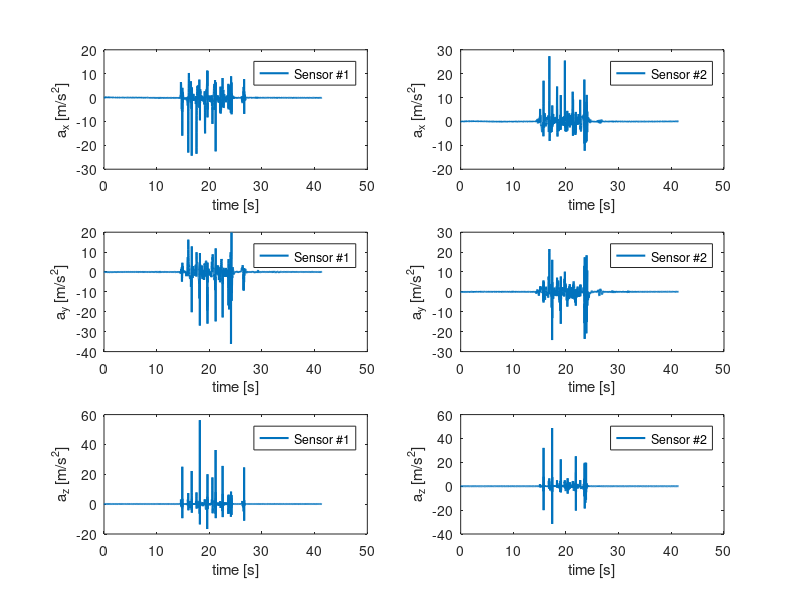
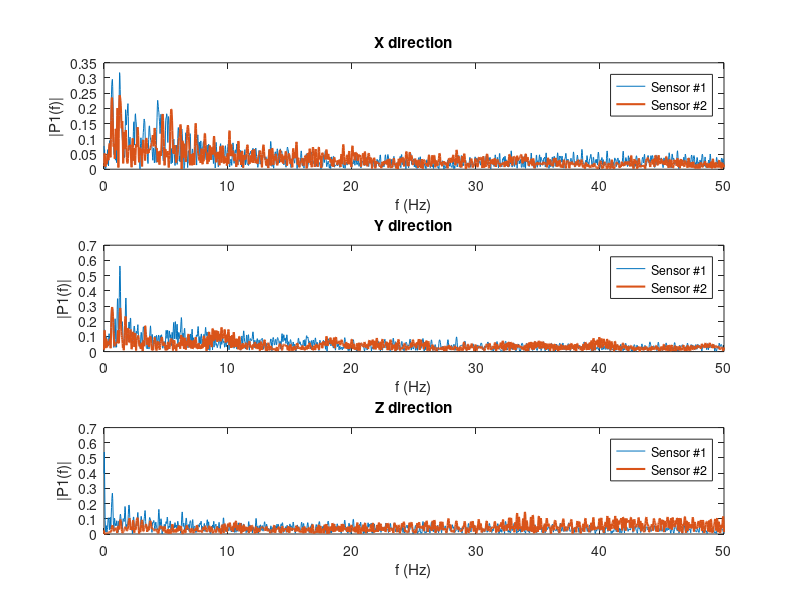
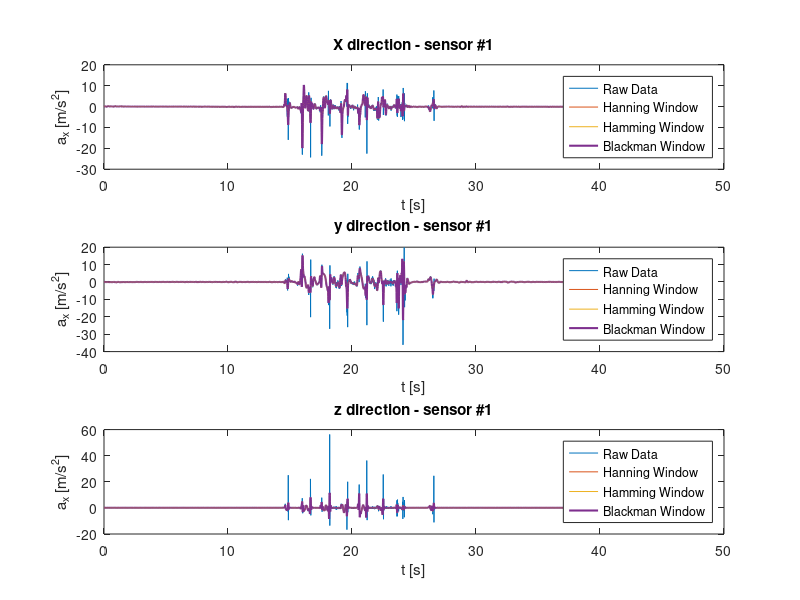
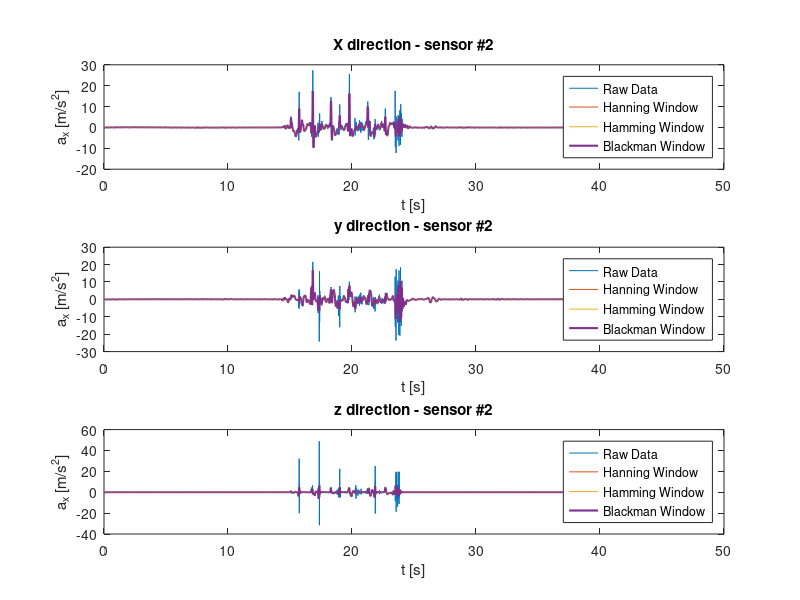

Source code (MATLAB) for these figures, in order:
clc
clear all
close all

%% Import Data
s1 = importdata('S1.mat');
s2 = importdata('S2.mat');

%% Data classification

ctr = input('Acceleration  type (1= Acceleration, 2 = Free acceleration) =      ');

    if ctr ==1 
        n1 = 3; n2 = 4; n3 = 5;
    else
        n1 = 6; n2 = 7; n3 = 8;
    end
A_x_s1 = s1(:,n1);
A_y_s1 = s1(:,n2);
A_z_s1 = s1(:,n3);
%%%%%%%%%%%%%%%%%%%%%%%%%%%%%
A_x_s2 = s2(:,n1);
A_y_s2 = s2(:,n2);
A_z_s2 = s2(:,n3);

%% Finding Time
Fs = 100;            % Sampling frequency                    
T = 1/Fs;             % Sampling period       
L = size(A_z_s1,1);             % Length of signal
t = (0:L-1)*T;        % Time vector
f = Fs*(0:(L/2))/L;

%% plot - time domain
h1= figure(1),set(gcf, 'Position', [0, 100, 1000, 550]);
subplot(3,2,1),plot(t,A_x_s1,'LineWidth', 1.5),legend('Sensor #1'),handlex9 = xlabel('time [s]');, handley9 = ylabel('a_x [m/s^2]');
subplot(3,2,2),plot(t,A_x_s2,'LineWidth', 1.5),legend('Sensor #2'),handlex9 = xlabel('time [s]');, handley9 = ylabel('a_x [m/s^2]');
subplot(3,2,3),plot(t,A_y_s1,'LineWidth', 1.5),legend('Sensor #1'),handlex9 = xlabel('time [s]');, handley9 = ylabel('a_y [m/s^2]');
subplot(3,2,4),plot(t,A_y_s2,'LineWidth', 1.5),legend('Sensor #2'),handlex9 = xlabel('time [s]');, handley9 = ylabel('a_y [m/s^2]');
subplot(3,2,5),plot(t,A_z_s1,'LineWidth', 1.5),legend('Sensor #1'),handlex9 = xlabel('time [s]');, handley9 = ylabel('a_z [m/s^2]');
subplot(3,2,6),plot(t,A_z_s2,'LineWidth', 1.5),legend('Sensor #2'),handlex9 = xlabel('time [s]');, handley9 = ylabel('a_z [m/s^2]');

%% Freq Domain
A_x_s1f = fft(A_x_s1);
P2A_x_s1f = abs(A_x_s1f/L);
P1A_x_s1f = P2A_x_s1f(1:L/2+1);
P1A_x_s1f(2:end-1) = 2*P1A_x_s1f(2:end-1);
%%%%%%%%%%%%%%%%%%%%%%%%%%%%%%%%%%%%%%%%%%%%%%%%%%%%%%%%%%
A_y_s1f = fft(A_y_s1);
P2A_y_s1f = abs(A_y_s1f/L);
P1A_y_s1f = P2A_y_s1f(1:L/2+1);
P1A_y_s1f(2:end-1) = 2*P1A_y_s1f(2:end-1);
%%%%%%%%%%%%%%%%%%%%%%%%%%%%%%%%%%%%%%%%%%%%%%%%%%%%%%%%%%
A_z_s1f = fft(abs(A_z_s1));
P2A_z_s1f = abs(A_z_s1f/L);
P1A_z_s1f = P2A_z_s1f(1:L/2+1);
P1A_z_s1f(2:end-1) = 2*P1A_z_s1f(2:end-1);
%%%%%%%%%%%%%%%%%%%%%%%%%%%%%%%%%%%%%%%%%%%%%%%%%%%%%%%%%%
A_x_s2f = fft(A_x_s2);
P2A_x_s2f = abs(A_x_s2f/L);
P1A_x_s2f = P2A_x_s2f(1:L/2+1);
P1A_x_s2f(2:end-1) = 2*P1A_x_s2f(2:end-1);
%%%%%%%%%%%%%%%%%%%%%%%%%%%%%%%%%%%%%%%%%%%%%%%%%%%%%%%%%%
A_y_s2f = fft(A_y_s2);
P2A_y_s2f = abs(A_y_s2f/L);
P1A_y_s2f = P2A_y_s2f(1:L/2+1);
P1A_y_s2f(2:end-1) = 2*P1A_y_s2f(2:end-1);
%%%%%%%%%%%%%%%%%%%%%%%%%%%%%%%%%%%%%%%%%%%%%%%%%%%%%%%%%%
A_z_s2f = fft(A_z_s2);
P2A_z_s2f = abs(A_z_s2f/L);
P1A_z_s2f = P2A_z_s2f(1:L/2+1);
P1A_z_s2f(2:end-1) = 2*P1A_z_s2f(2:end-1);
%%%%%%%%%%%%%%%%%%%%%%%%%%%%%%%%%%%%%%%%%%%%%%%%%%%%%%%%%%
h1= figure(2);
set(gcf, 'Position', [0, 100, 1000, 550]);
subplot(3,1,1),plot(f,P1A_x_s1f,f,P1A_x_s2f,'LineWidth', 1.5),title('X direction'),legend('Sensor #1', 'Sensor #2'),handlex9 = xlabel('f (Hz)');, handley9 = ylabel('|P1(f)|');
subplot(3,1,2),plot(f,P1A_y_s1f,f,P1A_y_s2f,'LineWidth', 1.5),title('Y direction'),legend('Sensor #1', 'Sensor #2'),handlex9 = xlabel('f (Hz)');, handley9 = ylabel('|P1(f)|');
subplot(3,1,3),plot(f,P1A_z_s1f,f,P1A_z_s2f,'LineWidth', 1.5),title('Z direction'),legend('Sensor #1', 'Sensor #2'),handlex9 = xlabel('f (Hz)');, handley9 = ylabel('|P1(f)|');


%% Filter Design
fs = 100;

%%%%% FIR %%%%
PB = 10; % Pass Band Edge (Hz)
SB = 20; % Stop Band Edge (Hz)

TW = (SB-PB);
f1 = PB+(TW/2);
omega = 2*pi*(f1/fs);


%%%%%%%% Hanning Window %%%%%%%%

Nhann = 3.32*(fs/TW); % Hanning Window
Nhann = round(Nhann);

if rem(Nhann,2)==0
 Nhann = Nhann+1;
end

n_hann = [-(Nhann-1)/2:(Nhann-1)/2];
h_hann1 = (omega/pi).*sinc((omega/pi)*n_hann);

w_hann = hann(Nhann)';
h_hann = h_hann1.*w_hann;

b_hann = h_hann;
a_hann = 1;



A_x_s1_hnw = filtfilt(b_hann,a_hann,A_x_s1);
A_y_s1_hnw = filtfilt(b_hann,a_hann,A_y_s1);
A_z_s1_hnw = filtfilt(b_hann,a_hann,A_z_s1);

A_x_s2_hnw = filtfilt(b_hann,a_hann,A_x_s2);
A_y_s2_hnw = filtfilt(b_hann,a_hann,A_y_s2);
A_z_s2_hnw = filtfilt(b_hann,a_hann,A_z_s2);




%%%%%%%% Hamming Window %%%%%%%%
Nhamm = 3.44*(fs/TW); % Hamming Window
Nhamm = round(Nhamm);

if rem(Nhamm,2)==0
 Nhamm = Nhamm+1;
end

n_hamm = [-(Nhamm-1)/2:(Nhamm-1)/2];
h_hamm1 = (omega/pi).*sinc((omega/pi)*n_hamm);

w_hamm = hamming(Nhamm)';
h_hamm = h_hamm1.*w_hamm;

b_hamm = h_hamm;
a_hamm = 1;

A_x_s1_hmw = filtfilt(b_hamm,a_hamm,A_x_s1);
A_y_s1_hmw = filtfilt(b_hamm,a_hamm,A_y_s1);
A_z_s1_hmw = filtfilt(b_hamm,a_hamm,A_z_s1);

A_x_s2_hmw = filtfilt(b_hamm,a_hamm,A_x_s2);
A_y_s2_hmw = filtfilt(b_hamm,a_hamm,A_y_s2);
A_z_s2_hmw = filtfilt(b_hamm,a_hamm,A_z_s2);


%%%%%%%% Blackman Window %%%%%%%%
Nbl = 5.98*(fs/TW); % Blackman Window
Nbl = round(Nbl);

if rem(Nbl,2)==0
 Nbl = Nbl+1;
end

n_bl = [-(Nbl-1)/2:(Nbl-1)/2];
h_bl1 = (omega/pi).*sinc((omega/pi)*n_bl);

w_bl = blackman(Nbl)';
h_bl = h_bl1.*w_bl;

b_bl = h_bl;
a_bl = 1;

A_x_s1_bw = filtfilt(b_bl,a_bl,A_x_s1);
A_y_s1_bw = filtfilt(b_bl,a_bl,A_y_s1);
A_z_s1_bw = filtfilt(b_bl,a_bl,A_z_s1);

A_x_s2_bw = filtfilt(b_bl,a_bl,A_x_s2);
A_y_s2_bw = filtfilt(b_bl,a_bl,A_y_s2);
A_z_s2_bw = filtfilt(b_bl,a_bl,A_z_s2);

%%% IIR Filter %%%%

%%%%%%%% Butterworth %%%%%%%%
fc = 10; % cut-off freq
fs = 100; % sampling freq
n_bw = 4; % order of filter
[b_bw,a_bw] = butter(n_bw,fc/(fs/2));

A_x_s1_but = filtfilt(b_bw,a_bw,A_x_s1);
A_y_s1_but = filtfilt(b_bw,a_bw,A_y_s1);
A_z_s1_but = filtfilt(b_bw,a_bw,A_z_s1);

A_x_s2_but = filtfilt(b_bw,a_bw,A_x_s2);
A_y_s2_but = filtfilt(b_bw,a_bw,A_y_s2);
A_z_s2_but = filtfilt(b_bw,a_bw,A_z_s2);


%%%%%%%% Chebyshev Type I %%%%%%%%

n_ch = 4; % Chebyshev Type I order
fp_ch = 10; % Pass band edge frequency (Hz)
Rp_ch = 0.001; % Pass band ripple (dB)
wp_ch = (2*pi*fp_ch)/(fs*pi);
[b_ch,a_ch] = cheby1(n_ch,Rp_ch,wp_ch);  

A_x_s1_ch = filtfilt(b_ch,a_ch,A_x_s1);
A_y_s1_ch = filtfilt(b_ch,a_ch,A_y_s1);
A_z_s1_ch = filtfilt(b_ch,a_ch,A_z_s1);

A_x_s2_ch = filtfilt(b_ch,a_ch,A_x_s2);
A_y_s2_ch = filtfilt(b_ch,a_ch,A_y_s2);
A_z_s2_ch = filtfilt(b_ch,a_ch,A_z_s2);


%%%%%%%% Raw Data vs Filtered Data %%%%%%%%

%% FIR results
figure(3)
set(gcf, 'Position', [0, 100, 1000, 550]);
subplot(3,1,1),plot(t, A_x_s1, t,A_x_s1_hnw, t,A_x_s1_hmw, t,A_x_s1_bw,'LineWidth', 1.5),title('X direction - sensor #1'),legend('Raw Data', 'Hanning Window','Hamming Window','Blackman Window'),handlex9 = xlabel('t [s]');, handley9 = ylabel('a_x [m/s^2]');
subplot(3,1,2),plot(t, A_y_s1, t,A_y_s1_hnw, t,A_y_s1_hmw, t,A_y_s1_bw,'LineWidth', 1.5),title('y direction - sensor #1'),legend('Raw Data', 'Hanning Window','Hamming Window','Blackman Window'),handlex9 = xlabel('t [s]');, handley9 = ylabel('a_x [m/s^2]');
subplot(3,1,3),plot(t, A_z_s1, t,A_z_s1_hnw, t,A_z_s1_hmw, t,A_z_s1_bw,'LineWidth', 1.5),title('z direction - sensor #1'),legend('Raw Data', 'Hanning Window','Hamming Window','Blackman Window'),handlex9 = xlabel('t [s]');, handley9 = ylabel('a_x [m/s^2]');

figure(4)
set(gcf, 'Position', [0, 100, 1000, 550]);
subplot(3,1,1),plot(t, A_x_s2, t,A_x_s2_hnw, t,A_x_s2_hmw, t,A_x_s2_bw,'LineWidth', 1.5),title('X direction - sensor #2'),legend('Raw Data', 'Hanning Window','Hamming Window','Blackman Window'),handlex9 = xlabel('t [s]');, handley9 = ylabel('a_x [m/s^2]');
subplot(3,1,2),plot(t, A_y_s2, t,A_y_s2_hnw, t,A_y_s2_hmw, t,A_y_s2_bw,'LineWidth', 1.5),title('y direction - sensor #2'),legend('Raw Data', 'Hanning Window','Hamming Window','Blackman Window'),handlex9 = xlabel('t [s]');, handley9 = ylabel('a_x [m/s^2]');
subplot(3,1,3),plot(t, A_z_s2, t,A_z_s2_hnw, t,A_z_s2_hmw, t,A_z_s2_bw,'LineWidth', 1.5),title('z direction - sensor #2'),legend('Raw Data', 'Hanning Window','Hamming Window','Blackman Window'),handlex9 = xlabel('t [s]');, handley9 = ylabel('a_x [m/s^2]');


%% IIR Results

figure(5)
set(gcf, 'Position', [0, 100, 1000, 550]);
subplot(3,1,1),plot(t, A_x_s1, t,A_x_s1_but, t,A_x_s1_ch,'LineWidth', 1.5),title('X direction - sensor #1'),legend('Raw Data','Butterworth','Chebyshev Type I'),handlex9 = xlabel('t [s]');, handley9 = ylabel('a_x [m/s^2]');
subplot(3,1,2),plot(t, A_y_s1, t,A_y_s1_but, t,A_y_s1_ch,'LineWidth', 1.5),title('y direction - sensor #1'),legend('Raw Data','Butterworth','Chebyshev Type I'),handlex9 = xlabel('t [s]');, handley9 = ylabel('a_x [m/s^2]');
subplot(3,1,3),plot(t, A_z_s1, t,A_z_s1_but, t,A_z_s1_ch,'LineWidth', 1.5),title('z direction - sensor #1'),legend('Raw Data','Butterworth','Chebyshev Type I'),handlex9 = xlabel('t [s]');, handley9 = ylabel('a_x [m/s^2]');

figure(6)
set(gcf, 'Position', [0, 100, 1000, 550]);
subplot(3,1,1),plot(t, A_x_s2, t,A_x_s2_but, t,A_x_s2_ch,'LineWidth', 1.5),title('X direction - sensor #2'),legend('Raw Data','Butterworth','Chebyshev Type I'),handlex9 = xlabel('t [s]');, handley9 = ylabel('a_x [m/s^2]');
subplot(3,1,2),plot(t, A_y_s2, t,A_y_s2_but, t,A_y_s2_ch,'LineWidth', 1.5),title('y direction - sensor #2'),legend('Raw Data','Butterworth','Chebyshev Type I'),handlex9 = xlabel('t [s]');, handley9 = ylabel('a_x [m/s^2]');
subplot(3,1,3),plot(t, A_z_s2, t,A_z_s2_but, t,A_z_s2_ch,'LineWidth', 1.5),title('z direction - sensor #2'),legend('Raw Data','Butterworth','Chebyshev Type I'),handlex9 = xlabel('t [s]');, handley9 = ylabel('a_x [m/s^2]');




